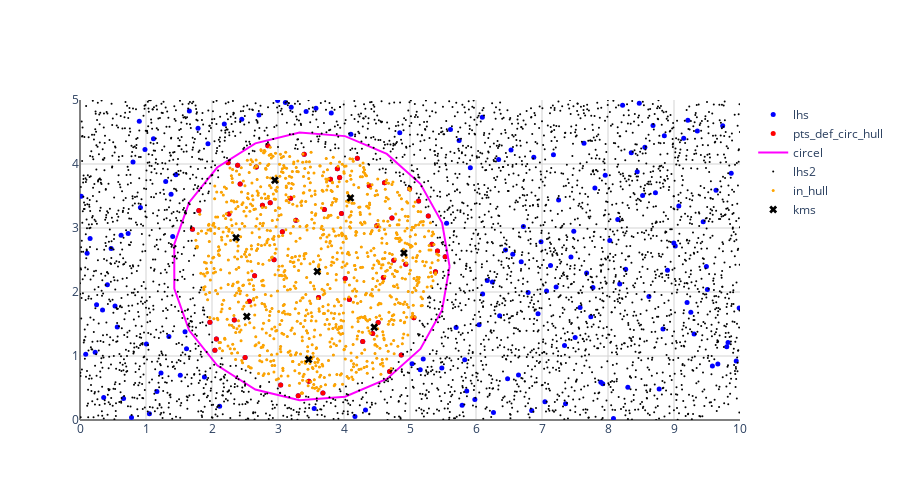

The code cell stored with this chart in its notebook:
### Code cell
# Plot all
fig = go.Figure()

fig.add_scatter(x=lhs[:,0], y=lhs[:,1], name='lhs',
  showlegend=True, mode='markers',
  marker={'color':'blue','size':5},
)
fig.add_scatter(x=lhs[flt_def_circ,0], y=lhs[flt_def_circ,1], name='pts_def_circ_hull',
  showlegend=True, mode='markers',
  marker={'color':'red','size':5},
)

fig.add_scatter(x=x_circ, y=y_circ, name='circel',
  showlegend=True, mode='lines',
  line={'color':'magenta'}
)

# plot samples and samples in hull
fig.add_scatter(x=lhs2[:,0], y=lhs2[:,1], name='lhs2',
  showlegend=True, mode='markers',
  marker={'color':'black','size':2},
)
fig.add_scatter(x=lhs2[flt_inhull_circ,0], y=lhs2[flt_inhull_circ,1], name='in_hull',
  showlegend=True, mode='markers',
  marker={'color':'orange','size':3},
)
# plot kmeans samples
fig.add_scatter(x=kms_circ[:,0], y=kms_circ[:,1], name='kms',
  showlegend=True, mode='markers',
  marker={'symbol':'x', 'color':'black','size':7},
)

fig.update_layout(height=500, width=900,
  xaxis={'range':[0,10], 'tick0':0, 'dtick':1, 'showgrid':True, 'gridcolor':'lightgrey', 'zeroline':True, 'zerolinecolor':'gray'},
  yaxis={'range':[0,5], 'tick0':0, 'dtick':1, 'showgrid':True, 'gridcolor':'lightgrey', 'zeroline':True, 'zerolinecolor':'gray'},
  plot_bgcolor='rgba(0,0,0,0)'
)

### Figure 1 — Plotly figure (JSON) as saved in the notebook; plotly's stock layout.template omitted (floating-point values rounded to 4 significant figures; data arrays with more than 128 entries replaced by an {"elided": "..."} marker saying what was removed)
{"data": [{"marker": {"color": "blue", "size": 5}, "mode": "markers", "name": "lhs", "showlegend": true, "type": "scatter", "x": {"elided": "200 float values"}, "y": {"elided": "200 float values"}}, {"marker": {"color": "red", "size": 5}, "mode": "markers", "name": "pts_def_circ_hull", "showlegend": true, "type": "scatter", "x": [1.968, 4.613, 2.94, 3.306, 3.934, 3.614, 1.8, 3.271, 4.082, 4.382, 4.691, 3.397, 4.018, 5.277, 4.435, 4.726, 2.502, 4.755, 1.704, 2.256, 2.389, 4.867, 3.191, 2.043, 3.899, 5.058, 5.13, 2.671, 2.426, 5.333, 4.202, 3.962, 2.338, 2.764, 4.596, 3.04, 2.882, 4.497, 4.517, 5.386, 3.468, 2.244, 3.68, 3.703, 2.067, 5.416, 2.846, 2.645, 4.936, 5.533, 2.566, 3.795, 4.994, 4.284, 3.066], "y": [1.528, 3.705, 2.502, 0.3793, 3.791, 1.912, 3.275, 3.121, 1.881, 3.659, 0.7568, 4.153, 2.21, 3.189, 1.352, 3.158, 0.9779, 2.494, 2.979, 3.217, 3.981, 1.016, 3.466, 1.091, 3.924, 1.597, 3.423, 3.954, 3.688, 2.746, 4.09, 3.227, 1.561, 3.357, 2.228, 0.5477, 3.395, 3.034, 1.522, 2.316, 0.6046, 4.018, 0.4237, 3.288, 1.266, 2.642, 4.286, 2.253, 2.434, 2.55, 1.857, 3.763, 3.615, 1.228, 2.943]}, {"line": {"color": "magenta"}, "mode": "lines", "name": "circel", "showlegend": true, "type": "scatter", "x": [5.6, 5.486, 5.157, 4.649, 4.016, 3.327, 2.656, 2.078, 1.653, 1.429, 1.429, 1.653, 2.078, 2.656, 3.327, 4.016, 4.649, 5.157, 5.486, 5.6], "y": [2.4, 3.082, 3.69, 4.158, 4.436, 4.493, 4.323, 3.945, 3.399, 2.746, 2.054, 1.401, 0.855, 0.4769, 0.3072, 0.3643, 0.642, 1.11, 1.718, 2.4]}, {"marker": {"color": "black", "size": 2}, "mode": "markers", "name": "lhs2", "showlegend": true, "type": "scatter", "x": {"elided": "5000 float values"}, "y": {"elided": "5000 float values"}}, {"marker": {"color": "orange", "size": 3}, "mode": "markers", "name": "in_hull", "showlegend": true, "type": "scatter", "x": {"elided": "1106 float values"}, "y": {"elided": "1106 float values"}}, {"marker": {"color": "black", "size": 7, "symbol": "x"}, "mode": "markers", "name": "kms", "showlegend": true, "type": "scatter", "x": [4.098, 3.464, 4.458, 2.365, 2.527, 4.908, 3.595, 2.952], "y": [3.47, 0.9468, 1.449, 2.848, 1.617, 2.608, 2.321, 3.747]}], "layout": {"height": 500, "plot_bgcolor": "rgba(0,0,0,0)", "width": 900, "xaxis": {"dtick": 1, "gridcolor": "lightgrey", "range": [0, 10], "showgrid": true, "tick0": 0, "zeroline": true, "zerolinecolor": "gray"}, "yaxis": {"dtick": 1, "gridcolor": "lightgrey", "range": [0, 5], "showgrid": true, "tick0": 0, "zeroline": true, "zerolinecolor": "gray"}}}
